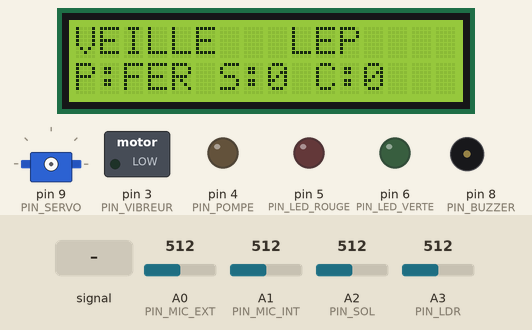
The sketch below on a simulated Arduino Uno, built with avr-gcc and run on an emulated ATmega328P. Shown: 16×2 character LCD, servo, switched loads named in the sketch (green lamp = pin HIGH), output pins drawn as LEDs (lit = HIGH), buzzer (waves = sounding). Inputs (shaded band) come from the test bench; at power-on: A2 (PIN_SOL) = 512, A0 (PIN_MIC_EXT) = 512, A1 (PIN_MIC_INT) = 512, A3 (PIN_LDR) = 512. Random numbers use the default seed unless the sketch sets one; pins used as bus, display or sensor lines are not drawn; what the sketch prints to the serial monitor is not drawn.

Above: at 1.8 s.
1.9 s: A0 (PIN_MIC_EXT) fed a 200 Hz sine of ±81 counts around its level
At 7.1 s:
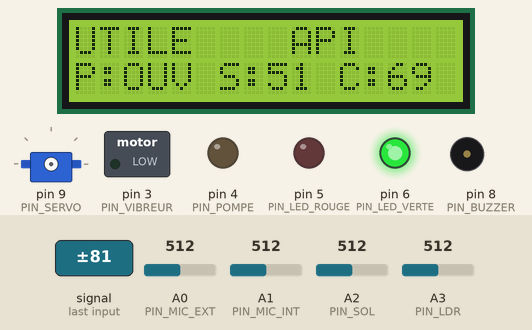
7.2 s: A1 (PIN_MIC_INT) fed a 200 Hz sine of ±81 counts around its level
At 9.5 s:
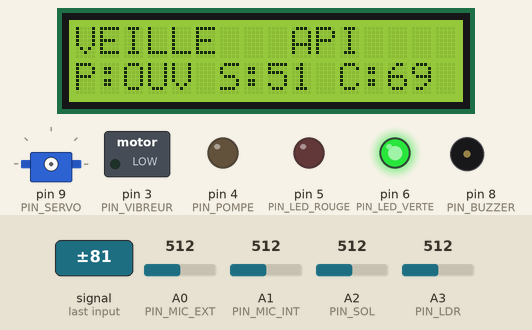
13.4 s: A0 (PIN_MIC_EXT) fed a 2 Hz sine of ±306 counts around its level
At 16.1 s:
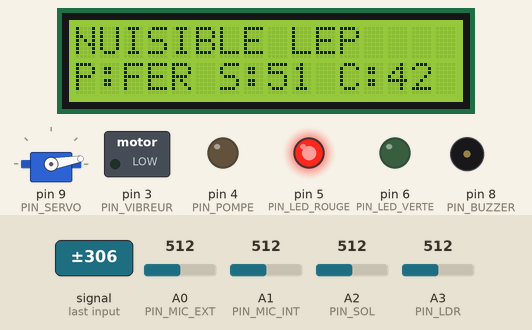
16.7 s: A0 (PIN_MIC_EXT) fed a 1000 Hz sine of ±255 counts around its level
At 19.7 s:
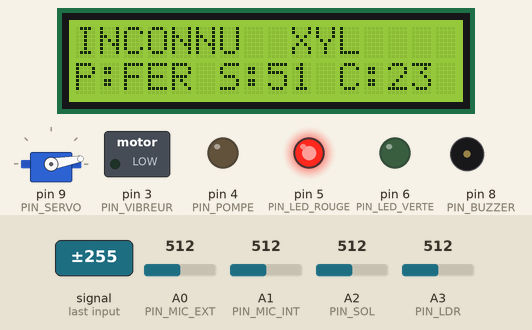
19.9 s: A2 (PIN_SOL) set to 992
At 23.2 s:
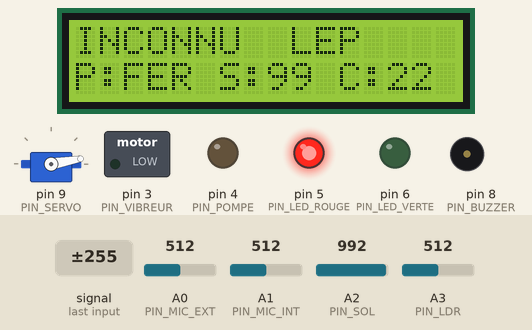
26.2 s: A0 (PIN_MIC_EXT) set to 30
At 29.5 s:
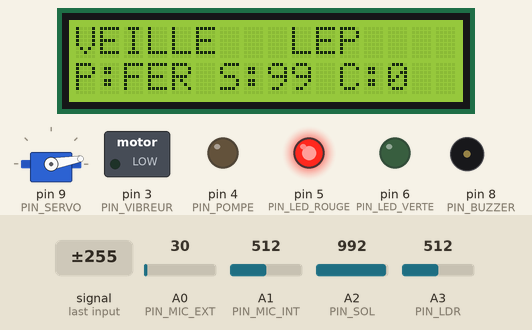
Timing chart, 0 to 30.4 s (numbered marks = the images above; inputs shaded):
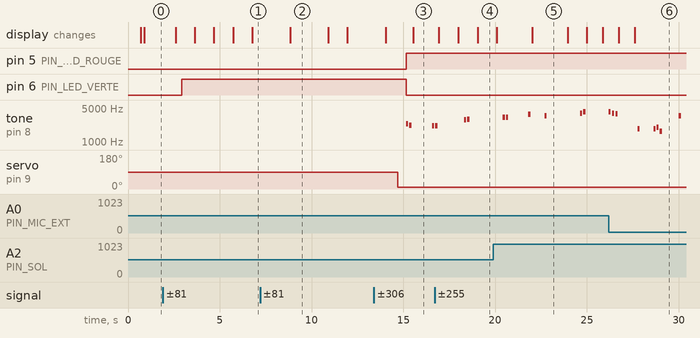

Measured:
- after the input at 1.9 s, pin 6 (PIN_LED_VERTE): LOW → HIGH after 1.0 s
- after the input at 7.2 s, the display: changes after 1.6 s (image 2)
- after the input at 13.4 s, pin 5 (PIN_LED_ROUGE): LOW → HIGH after 1.8 s; pin 6 (PIN_LED_VERTE): HIGH → LOW after 1.8 s; tone on pin 8 (PIN_BUZZER): plays 2380 Hz for 0.12 s, 2186 Hz for 0.12 s, 2144 Hz for 0.12 s, starting after 1.8 s; servo on pin 9 (PIN_SERVO): 90° → 10° after 1.3 s
- what the display in image 2 shows lasts 2.1 s, from 8.8 s to 10.9 s
- what the display in image 5 shows lasts 2.0 s, from 22.0 s to 24.0 s

The sketch:

detection.ino
```cpp
/* Tranom-boly Connecte -- detection.ino
   Fichier principal. Le dossier du sketch DOIT s'appeler "detection".
   Les fichiers selection.ino et repulsion.ino sont compiles avec celui-ci.
   Bus I2C : LCD 0x27. */

#include <Wire.h>
#include <LiquidCrystal_I2C.h>
#include <Servo.h>

#define PIN_MIC_EXT   A0
#define PIN_MIC_INT   A1
#define PIN_SOL       A2
#define PIN_LDR       A3
#define PIN_SERVO      9
#define PIN_BUZZER     8
#define PIN_STROBE     7
#define PIN_LED_VERTE  6
#define PIN_LED_ROUGE  5
#define PIN_POMPE      4
#define PIN_VIBREUR    3

#define FS_HZ        2000
#define N_ECH        256
#define PERIODE_US   (1000000UL / FS_HZ)
#define N_BANDES     5
#define N_SONDES_MAX 4

#define B_LEP 0
#define B_XYL 1
#define B_API 2
#define B_DIP 3
#define B_MIC 4

#define CL_SILENCE  0
#define CL_UTILE    1
#define CL_NUISIBLE 2
#define CL_INCONNU  3

#define SEUIL_RMS      14.0f
#define RATIO_EXT_INT   1.6f
#define RATIO_DOMINANT  0.38f
#define N_HIST          5
#define N_CONFIRM       3

const uint8_t N_SONDES[N_BANDES] = { 4, 4, 4, 3, 3 };

const float SONDES[N_BANDES][N_SONDES_MAX] PROGMEM = {
  {  45.0f,  60.0f,  75.0f,  90.0f },
  { 105.0f, 120.0f, 140.0f, 158.0f },
  { 185.0f, 205.0f, 225.0f, 245.0f },
  { 265.0f, 300.0f, 340.0f,   0.0f },
  { 400.0f, 500.0f, 620.0f,   0.0f }
};

const uint8_t CLASSE_BANDE[N_BANDES] = {
  CL_NUISIBLE, CL_UTILE, CL_UTILE, CL_INCONNU, CL_INCONNU
};

const char NOM_BANDE[N_BANDES][5] = { "LEP", "XYL", "API", "DIP", "MIC" };

LiquidCrystal_I2C lcd(0x27, 16, 2);

int16_t  ech[N_ECH];
float    bande[N_BANDES];
float    rmsExt, rmsInt, confiance;
uint8_t  bandeDominante;
uint8_t  classeInstant   = CL_SILENCE;
uint8_t  classeConfirmee = CL_SILENCE;
uint8_t  hist[N_HIST];
uint8_t  histIdx = 0;
uint16_t humSol, lumiere;
uint32_t tLcd = 0, tCapteurs = 0;

extern uint8_t etat;   // defini dans selection.ino

void setup() {
  Serial.begin(115200);

  pinMode(PIN_BUZZER, OUTPUT);
  pinMode(PIN_STROBE, OUTPUT);
  pinMode(PIN_LED_VERTE, OUTPUT);
  pinMode(PIN_LED_ROUGE, OUTPUT);
  pinMode(PIN_POMPE, OUTPUT);
  pinMode(PIN_VIBREUR, OUTPUT);
  digitalWrite(PIN_POMPE, LOW);
  digitalWrite(PIN_VIBREUR, LOW);

  ADCSRA = (ADCSRA & 0xF8) | 0x05;   // prescaler 32 -> conversion ~26 us
  randomSeed(micros());     // A5 est occupe par le bus I2C

  lcd.init();
  lcd.backlight();
  lcd.print(F("Tranom-boly"));
  lcd.setCursor(0, 1);
  lcd.print(F("initialisation"));

  for (uint8_t i = 0; i < N_HIST; i++) hist[i] = CL_SILENCE;

  selectionInit();
  repulsionInit();

  delay(600);
  lcd.clear();
  Serial.println(F("E;0;demarrage"));
}

void loop() {
  repulsionSuspendre();
  analyser();
  classifier();
  envoyerAnalyse();

  selectionMaj(classeConfirmee);
  repulsionTick();

  if (millis() - tCapteurs > 2000) {
    tCapteurs = millis();
    lireCapteurs();
    envoyerCapteurs();
  }

  if (millis() - tLcd > 800) {
    tLcd = millis();
    majLcd();
  }
}

/* ---------- acquisition ---------- */

static void acquerir(uint8_t canal) {
  analogRead(canal);
  int32_t somme = 0;
  uint32_t t = micros();
  for (uint16_t i = 0; i < N_ECH; i++) {
    while ((int32_t)(micros() - t) < (int32_t)PERIODE_US) { }
    t += PERIODE_US;
    ech[i] = analogRead(canal);
    somme += ech[i];
  }
  int16_t moyenne = (int16_t)(somme / N_ECH);
  for (uint16_t i = 0; i < N_ECH; i++) ech[i] -= moyenne;
}

static float rmsBuffer() {
  uint32_t acc = 0;
  for (uint16_t i = 0; i < N_ECH; i++) acc += (uint32_t)((int32_t)ech[i] * ech[i]);
  return sqrt((float)acc / (float)N_ECH);
}

static float rmsRapide(uint8_t canal, uint16_t n) {
  analogRead(canal);
  int32_t somme = 0;
  int16_t tmp[64];
  if (n > 64) n = 64;
  uint32_t t = micros();
  for (uint16_t i = 0; i < n; i++) {
    while ((int32_t)(micros() - t) < (int32_t)PERIODE_US) { }
    t += PERIODE_US;
    tmp[i] = analogRead(canal);
    somme += tmp[i];
  }
  int16_t moy = (int16_t)(somme / n);
  uint32_t acc = 0;
  for (uint16_t i = 0; i < n; i++) {
    int32_t v = tmp[i] - moy;
    acc += (uint32_t)(v * v);
  }
  return sqrt((float)acc / (float)n);
}

/* ---------- analyse spectrale ---------- */

static float goertzel(float freq) {
  float coeff = 2.0f * cos(2.0f * PI * freq / (float)FS_HZ);
  float s0, s1 = 0.0f, s2 = 0.0f;
  for (uint16_t i = 0; i < N_ECH; i++) {
    s0 = coeff * s1 - s2 + (float)ech[i];
    s2 = s1;
    s1 = s0;
  }
  float p = s1 * s1 + s2 * s2 - coeff * s1 * s2;
  return (p > 0.0f) ? sqrt(p) : 0.0f;
}

void analyser() {
  rmsInt = rmsRapide(PIN_MIC_INT, 64);
  acquerir(PIN_MIC_EXT);
  rmsExt = rmsBuffer();

  for (uint8_t b = 0; b < N_BANDES; b++) bande[b] = 0.0f;

  if (rmsExt < SEUIL_RMS) return;

  for (uint8_t b = 0; b < N_BANDES; b++) {
    float acc = 0.0f;
    for (uint8_t s = 0; s < N_SONDES[b]; s++) {
      acc += goertzel(pgm_read_float(&SONDES[b][s]));
    }
    bande[b] = acc / (float)N_SONDES[b];
  }
}

void classifier() {
  float total = 0.0f, maxi = 0.0f;
  bandeDominante = 0;
  for (uint8_t b = 0; b < N_BANDES; b++) {
    total += bande[b];
    if (bande[b] > maxi) { maxi = bande[b]; bandeDominante = b; }
  }

  confiance = (total > 0.0f) ? (maxi / total) : 0.0f;

  if (rmsExt < SEUIL_RMS)                        classeInstant = CL_SILENCE;
  else if (rmsExt < RATIO_EXT_INT * rmsInt)      classeInstant = CL_SILENCE;
  else if (confiance < RATIO_DOMINANT)           classeInstant = CL_INCONNU;
  else                                           classeInstant = CLASSE_BANDE[bandeDominante];

  hist[histIdx] = classeInstant;
  histIdx = (histIdx + 1) % N_HIST;

  uint8_t compte[4] = { 0, 0, 0, 0 };
  for (uint8_t i = 0; i < N_HIST; i++) compte[hist[i]]++;

  if      (compte[CL_UTILE]    >= N_CONFIRM) classeConfirmee = CL_UTILE;
  else if (compte[CL_NUISIBLE] >= N_CONFIRM) classeConfirmee = CL_NUISIBLE;
  else if (compte[CL_SILENCE]  >= N_CONFIRM) classeConfirmee = CL_SILENCE;
  else                                       classeConfirmee = CL_INCONNU;
}

/* ---------- capteurs lents ---------- */

void lireCapteurs() {
  humSol  = analogRead(PIN_SOL);
  lumiere = analogRead(PIN_LDR);
}

/* ---------- liaison serie ---------- */

void envoyerAnalyse() {
  Serial.print(F("A;"));
  Serial.print(millis()); Serial.print(';');
  for (uint8_t b = 0; b < N_BANDES; b++) {
    Serial.print(bande[b], 1); Serial.print(';');
  }
  Serial.print(rmsExt, 1);        Serial.print(';');
  Serial.print(rmsInt, 1);        Serial.print(';');
  Serial.print(NOM_BANDE[bandeDominante]); Serial.print(';');
  Serial.print(classeInstant);    Serial.print(';');
  Serial.print(classeConfirmee);  Serial.print(';');
  Serial.print(confiance, 2);     Serial.print(';');
  Serial.println(etat);
}

void envoyerCapteurs() {
  Serial.print(F("C;"));
  Serial.print(millis()); Serial.print(';');
  Serial.print(humSol);   Serial.print(';');
  Serial.println(lumiere);
}

void evenement(const __FlashStringHelper *msg) {
  Serial.print(F("E;"));
  Serial.print(millis()); Serial.print(';');
  Serial.println(msg);
}

/* ---------- affichage local ---------- */

void majLcd() {
  lcd.setCursor(0, 0);
  switch (classeConfirmee) {
    case CL_UTILE:    lcd.print(F("UTILE   ")); break;
    case CL_NUISIBLE: lcd.print(F("NUISIBLE")); break;
    case CL_INCONNU:  lcd.print(F("INCONNU ")); break;
    default:          lcd.print(F("VEILLE  ")); break;
  }
  lcd.print(' ');
  lcd.print(NOM_BANDE[bandeDominante]);
  lcd.print(F("   "));

  lcd.setCursor(0, 1);
  lcd.print(F("P:"));
  if (porteEstOuverte()) lcd.print(F("OUV"));
  else                   lcd.print(F("FER"));
  lcd.print(F(" S:"));
  lcd.print(humSol / 10);
  lcd.print(F(" C:"));
  lcd.print((int)(confiance * 100));
  lcd.print(F("  "));
}
```

repulsion.ino
```cpp
/* Tranom-boly Connecte -- repulsion.ino
   Repulsion NON LETALE et complementaire : la barriere principale reste
   l'exclusion physique (porte fermee). Le son et la lumiere ne sont qu'un
   appoint, randomises pour retarder l'accoutumance, et plafonnes par un
   budget horaire pour eviter la nuisance permanente. */

#define BUDGET_MS_PAR_HEURE  90000UL
#define FENETRE_BUDGET     3600000UL
#define REPOS_MIN_MS         15000UL
#define MOTIF_MIN_MS           400UL
#define MOTIF_MAX_MS          1600UL
#define FREQ_MIN_HZ           1800
#define FREQ_MAX_HZ           4200
#define SALVE_MS               120

uint8_t  repulsionActive = 0;
uint32_t tProchainMotif = 0;
uint32_t tDebutSession = 0;
uint32_t tFinSession = 0;
uint32_t budgetUtilise = 0;
uint32_t tFenetreBudget = 0;

void repulsionInit() {
  noTone(PIN_BUZZER);
  digitalWrite(PIN_STROBE, LOW);
  repulsionActive = 0;
  budgetUtilise = 0;
  tFenetreBudget = millis();
}

static void majBudget() {
  if (millis() - tFenetreBudget > FENETRE_BUDGET) {
    tFenetreBudget = millis();
    budgetUtilise = 0;
  }
}

uint8_t repulsionDisponible() {
  majBudget();
  if (budgetUtilise >= BUDGET_MS_PAR_HEURE) return 0;
  if (millis() - tFinSession < REPOS_MIN_MS)  return 0;
  return 1;
}

void repulsionDemarrer() {
  if (repulsionActive) return;
  if (!repulsionDisponible()) {
    evenement(F("repulsion_budget_epuise"));
    return;
  }
  repulsionActive = 1;
  tDebutSession = millis();
  tProchainMotif = millis();
  evenement(F("repulsion_demarree"));
}

void repulsionArreter() {
  if (!repulsionActive) return;
  repulsionActive = 0;
  noTone(PIN_BUZZER);
  digitalWrite(PIN_STROBE, LOW);
  tFinSession = millis();
  budgetUtilise += (tFinSession - tDebutSession);
  evenement(F("repulsion_arretee"));
}

void repulsionSuspendre() {
  noTone(PIN_BUZZER);
  digitalWrite(PIN_STROBE, LOW);
}

void repulsionTick() {
  if (!repulsionActive) return;

  majBudget();
  if (budgetUtilise + (millis() - tDebutSession) >= BUDGET_MS_PAR_HEURE) {
    repulsionArreter();
    return;
  }

  if ((int32_t)(millis() - tProchainMotif) < 0) return;

  uint16_t freq = random(FREQ_MIN_HZ, FREQ_MAX_HZ);
  uint8_t  salves = random(1, 4);

  for (uint8_t i = 0; i < salves; i++) {
    tone(PIN_BUZZER, freq + random(-200, 200), SALVE_MS);
    digitalWrite(PIN_STROBE, HIGH);
    delay(SALVE_MS / 2);
    digitalWrite(PIN_STROBE, LOW);
    delay(SALVE_MS / 2 + random(30, 90));
  }
  noTone(PIN_BUZZER);

  tProchainMotif = millis() + random(MOTIF_MIN_MS, MOTIF_MAX_MS);
}
```

selection.ino
```cpp
/* Tranom-boly Connecte -- selection.ino
   Logique de decision a trois niveaux :
     nuisible confirme -> porte fermee + repulsion
     utile confirme    -> fenetre d'ouverture temporisee
     inconnu           -> porte fermee, AUCUNE repulsion (exclusion passive)
   Le servo est detache hors mouvement : Timer1 libere pendant l'acquisition audio. */

#define ET_VEILLE   0
#define ET_OUVERT   1
#define ET_PRUDENCE 2
#define ET_ALERTE   3

#define ANGLE_FERME   10
#define ANGLE_OUVERT  95

#define DUREE_OUVERTURE 180000UL
#define DUREE_PRUDENCE   45000UL
#define DUREE_ALERTE     60000UL
#define ANTI_REBOND       3000UL

Servo servoPorte;

uint8_t  etat = ET_VEILLE;
uint8_t  porteOuverte = 0;
uint32_t tEtat = 0;
uint32_t tDernierMouvement = 0;

void selectionInit() {
  porteFermer();
  etat = ET_VEILLE;
  tEtat = millis();
}

uint8_t porteEstOuverte() {
  return porteOuverte;
}

static void bougerPorte(uint8_t angle) {
  if (millis() - tDernierMouvement < ANTI_REBOND) return;
  tDernierMouvement = millis();
  servoPorte.attach(PIN_SERVO);
  servoPorte.write(angle);
  delay(450);
  servoPorte.detach();
}

void porteOuvrir() {
  if (porteOuverte) return;
  bougerPorte(ANGLE_OUVERT);
  porteOuverte = 1;
  digitalWrite(PIN_LED_VERTE, HIGH);
  digitalWrite(PIN_LED_ROUGE, LOW);
  evenement(F("porte_ouverte"));
}

void porteFermer() {
  if (!porteOuverte && etat != ET_VEILLE) return;
  bougerPorte(ANGLE_FERME);
  porteOuverte = 0;
  digitalWrite(PIN_LED_VERTE, LOW);
  evenement(F("porte_fermee"));
}

static void changerEtat(uint8_t nouvel) {
  if (nouvel == etat) return;
  etat = nouvel;
  tEtat = millis();
}

void selectionMaj(uint8_t classe) {
  uint32_t ecoule = millis() - tEtat;

  if (classe == CL_UTILE) {
    if (etat == ET_ALERTE) {
      repulsionArreter();
      evenement(F("priorite_pollinisateur"));
    }
    porteOuvrir();
    changerEtat(ET_OUVERT);
    tEtat = millis();
    return;
  }

  switch (etat) {

    case ET_VEILLE:
      if (classe == CL_NUISIBLE) {
        porteFermer();
        repulsionDemarrer();
        changerEtat(ET_ALERTE);
      } else if (classe == CL_INCONNU) {
        porteFermer();
        changerEtat(ET_PRUDENCE);
      }
      break;

    case ET_OUVERT:
      if (classe == CL_NUISIBLE) {
        porteFermer();
        repulsionDemarrer();
        changerEtat(ET_ALERTE);
      } else if (ecoule > DUREE_OUVERTURE) {
        porteFermer();
        changerEtat(ET_VEILLE);
      }
      break;

    case ET_PRUDENCE:
      if (classe == CL_NUISIBLE) {
        repulsionDemarrer();
        changerEtat(ET_ALERTE);
      } else if (ecoule > DUREE_PRUDENCE) {
        changerEtat(ET_VEILLE);
      }
      break;

    case ET_ALERTE:
      if (ecoule > DUREE_ALERTE) {
        repulsionArreter();
        changerEtat(ET_PRUDENCE);
      }
      break;
  }

  digitalWrite(PIN_LED_ROUGE, (etat == ET_ALERTE) ? HIGH : LOW);
}

/* Pollinisation vibratile : uniquement porte ouverte, conditions favorables,
   et jamais pendant une fenetre d'acquisition. */
void vibrationPollinisation(int16_t tempC, int16_t humAir) {
  if (!porteOuverte) return;
  if (tempC < 21 || tempC > 27) return;
  if (humAir > 80) return;
  digitalWrite(PIN_VIBREUR, HIGH);
  delay(1500);
  digitalWrite(PIN_VIBREUR, LOW);
  evenement(F("vibration_pollinisation"));
}
```
